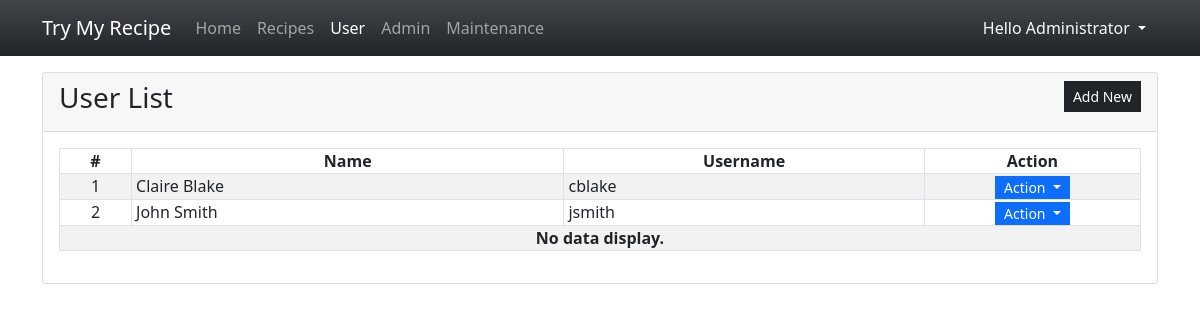
/admin/?page=users (signed in), run on the app's committed database.
### tables this page shows
CREATE TABLE `user_list` (
            `user_id` INTEGER NOT NULL PRIMARY KEY AUTOINCREMENT,
            `fullname` INTEGER NOT NULL,
            `username` TEXT NOT NULL,
            `password` TEXT NOT NULL,
            `status` INTEGER NOT NULL Default 1,
            `date_created` TIMESTAMP DEFAULT CURRENT_TIMESTAMP
        );

### admin/users.php (the view, shortened to what this page needs)
<div class="card">
    <div class="card-header d-flex justify-content-between">
        <h3 class="card-title">User List</h3>
        <div class="card-tools align-middle">
            <button class="btn btn-dark btn-sm py-1 rounded-0" type="button" id="create_new">Add New</button>
        </div>
    </div>
    <div class="card-body">
        <table class="table table-hover table-striped table-bordered">
            <colgroup>
                <col width="5%">
                <col width="30%">
                <col width="25%">
                <col width="15%">
            </colgroup>
            <thead>
                <tr>
                    <th class="text-center p-0">#</th>
                    <th class="text-center p-0">Name</th>
                    <th class="text-center p-0">Username</th>
                    <th class="text-center p-0">Action</th>
                </tr>
            </thead>
            <tbody>
                <?php
                $sql = "SELECT * FROM `user_list` where user_id != 1 order by `fullname` asc";
                $qry = $conn->query($sql);
                $i = 1;
                    while($row = $qry->fetchArray()):
                ?>
                <tr>
                    <td class="text-center p-0"><?php echo $i++; ?></td>
                    <td class="py-0 px-1"><?php echo $row['fullname'] ?></td>
                    <td class="py-0 px-1"><?php echo $row['username'] ?></td>
                    <th class="text-center py-0 px-1">
                        <div class="btn-group" role="group">
                            <button id="btnGroupDrop1" type="button" class="btn btn-primary dropdown-toggle btn-sm rounded-0 py-0" data-bs-toggle="dropdown" aria-expanded="false">
                            Action
                            </button>
                        </div>
                    </th>
                </tr>
                <?php endwhile; ?>
                <?php if(!$qry->fetchArray()): ?>
                    <tr>
                        <th class="text-center p-0" colspan="5">No data display.</th>
                    </tr>
                <?php endif; ?>
            </tbody>
        </table>
    </div>
</div>

### admin/index.php (style rules this page uses)
:root { --bs-success-rgb:71, 222, 152 !important; }
html,body { height:100%; width:100%; }

### data on the page
user_list: fullname "Claire Blake", username "cblake"
user_list: fullname "John Smith", username "jsmith"

### other printed values
$_SESSION['fullname'] "Administrator"
